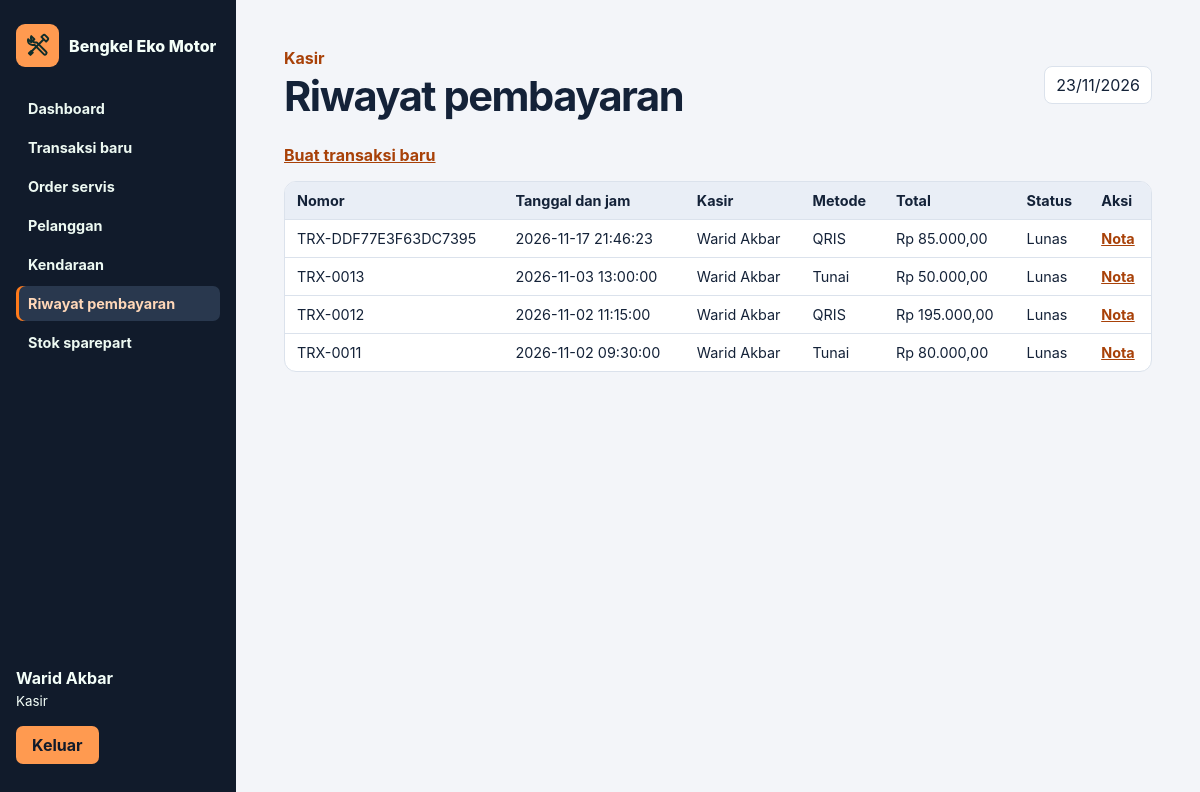
Page /?page=penjualan (signed in) on the earlier database version.
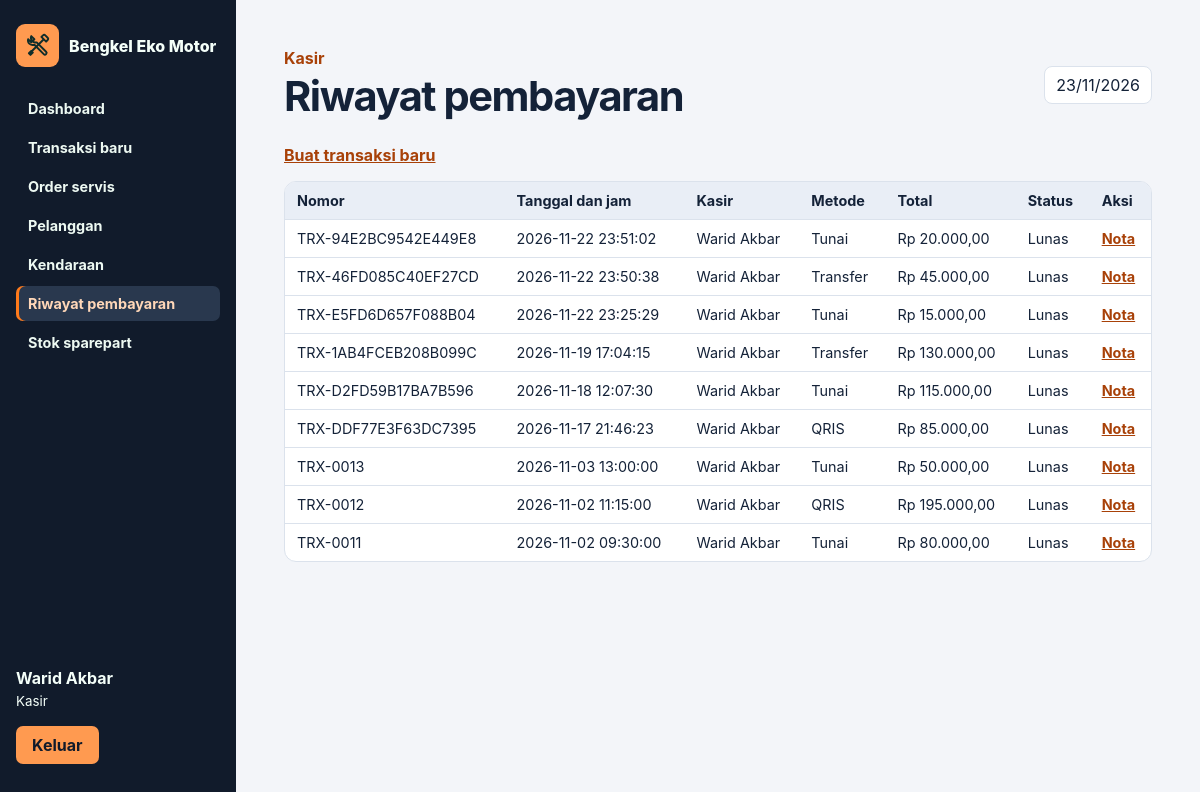
Same page on the later database version.
### tables this page shows
CREATE TABLE `pengguna` (
  `id_pengguna` int(11) NOT NULL,
  `nama_lengkap` varchar(100) NOT NULL,
  `username` varchar(50) NOT NULL,
  `password_hash` varchar(255) NOT NULL,
  `peran` enum('Pemilik','Kasir','Mekanik') NOT NULL,
  `status_aktif` enum('Aktif','Nonaktif') DEFAULT 'Aktif'
);

CREATE TABLE `penjualan` (
  `no_transaksi` varchar(20) NOT NULL,
  `tanggal_transaksi` datetime NOT NULL,
  `id_pengguna` int(11) NOT NULL,
  `total_bayar` decimal(12,2) NOT NULL CHECK (`total_bayar` > 0),
  `metode_bayar` enum('Tunai','Transfer','QRIS') NOT NULL,
  `servis_id` int(11) DEFAULT NULL,
  `pelanggan_id` int(11) DEFAULT NULL,
  `kendaraan_id` int(11) DEFAULT NULL,
  `token` char(32) DEFAULT NULL,
  `status` enum('Lunas','Batal') NOT NULL DEFAULT 'Lunas',
  `diterima` decimal(12,2) DEFAULT NULL,
  `alasan_batal` varchar(500) DEFAULT NULL,
  `batal_pada` datetime DEFAULT NULL,
  `batal_oleh` int(11) DEFAULT NULL
);

### routes/web.php (called while the page is built, shortened)
<?php
function route(array|false $user): void
{
    $page = $_GET['page'] ?? 'dashboard';
    $staff = ['Pemilik','Kasir'];
    $owner = ['Pemilik'];
    $all = ['Pemilik','Kasir','Mekanik'];
    $routes = [
        'dashboard'=>['Dashboard',$all,[]],
        'pelanggan'=>['Pelanggan',$staff,['save'=>$staff]],
        'kendaraan'=>['Kendaraan',$staff,['save'=>$staff]],
        'sparepart'=>['Sparepart',$all,['save'=>$owner,'adjust'=>$owner]],
        'jasa'=>['Katalog jasa',$owner,['save'=>$owner]],
        'pemasok'=>['Pemasok',$owner,['save'=>$owner]],
        'pengguna'=>['Pengguna',$owner,['save'=>$owner]],
        'servis'=>['Order servis',$all,['create'=>$staff]],
        'pekerjaan'=>['Detail pekerjaan',$all,['start'=>['Pemilik','Mekanik'],'progress'=>['Pemilik','Mekanik'],'assign'=>$owner]],
        'checkout'=>['Pembayaran baru',$staff,['pay'=>$staff]],
        'penjualan'=>['Riwayat pembayaran',$staff,[]],
        'nota'=>['Nota penjualan',$staff,['cancel'=>$owner]],
        'pembelian'=>['Pembelian dan utang',$owner,['purchase'=>$owner]],
        'detail-beli'=>['Rincian pembelian',$owner,['settle'=>$owner]],
        'laporan'=>['Laporan',$owner,[]],
    ];
    [$title,$roles,$actions] = $routes[$page];
    $id = (int) filter_var($_GET['id'] ?? 0,FILTER_VALIDATE_INT);
    $reference = is_string($_GET['ref'] ?? null) ? $_GET['ref'] : '';
    match ($page) {
        'dashboard'=>showDashboard($user),
        'servis'=>showServices($user),
        'pekerjaan'=>showService(serviceRecord($id,$user),$user),
        'checkout'=>showCheckout(checkoutOrder($user)),
        'penjualan'=>showSales($user),
        'nota'=>showReceipt($reference,$user),
        'pembelian'=>showPurchases(),
        'detail-beli'=>showPurchase($reference),
        'laporan'=>showReports(),
        default=>showMaster($page,$page !== 'sparepart' || $user['peran'] === 'Pemilik'),
    };
    layout($title,$user,$page,(string) ob_get_clean());
}

### public/index.php (called while the page is built, shortened)
<?php
$user = false;
try {
    $user = currentUser();
    route($user);
} catch (Throwable $error) {
    while (ob_get_level() > 0) {
        ob_end_clean();
    }
    if ($error instanceof AccessDenied) {
        http_response_code(403);
        $message = $error->getMessage();
    } elseif ($error instanceof DomainException) {
        http_response_code(422);
        $message = $error->getMessage();
    } elseif ($error instanceof PDOException && $error->getCode() === '23000') {
        http_response_code(409);
        $message = 'Data sudah ada atau rujukan tidak tersedia. Periksa isian dan coba lagi.';
    } else {
        http_response_code(500);
        error_log('Bengkel Eko Motor: ' . get_class($error) . ' (' . $error->getCode() . ')');
        $message = 'Sistem tidak dapat memproses permintaan. Periksa konfigurasi dan koneksi database sesuai README.';
    }
    if (str_contains($_SERVER['HTTP_ACCEPT'] ?? '', 'application/json')) {
        header('Content-Type: application/json; charset=utf-8');
        echo json_encode(['message' => $message], JSON_UNESCAPED_UNICODE);
        exit;
    }
    if ($user) {
        layout('Permintaan tidak berhasil',$user,'','<p role="alert" class="error">' . h($message) . '</p><p>' . linkTo('Kembali ke dashboard','dashboard') . '</p>');
    } else {
        loginPage($message);
    }
}

### app/Models/database.php (called while the page is built, shortened)
<?php
function db(): PDO
{
    static $pdo;
    if (!$pdo) {
        $path = dirname(__DIR__, 2) . '/config/database.local.php';
        $config = require $path;
        $pdo = new PDO($config['dsn'], $config['username'], $config['password'], [
            PDO::ATTR_ERRMODE => PDO::ERRMODE_EXCEPTION,
            PDO::ATTR_EMULATE_PREPARES => false,
            PDO::ATTR_DEFAULT_FETCH_MODE => PDO::FETCH_ASSOC,
        ]);
        $pdo->exec("SET time_zone = '+07:00'");
    }
    return $pdo;
}
function query(string $sql, array $params = []): PDOStatement
{
    $statement = db()->prepare($sql);
    $statement->execute($params);
    return $statement;
}
function rows(string $sql, array $params = []): array
{
    return query($sql, $params)->fetchAll();
}
function row(string $sql, array $params = []): array|false
{
    return query($sql, $params)->fetch();
}

### app/Middleware/security.php (called while the page is built, shortened)
<?php
function currentUser(): array|false
{
    $user = row("SELECT id_pengguna,nama_lengkap,peran FROM pengguna WHERE id_pengguna=? AND status_aktif='Aktif'", [$_SESSION['user']]);
    return $user;
}

### app/Views/helpers.php (the view, shortened to what this page needs)
<?php
function h(mixed $value): string
{
    return htmlspecialchars((string) $value, ENT_QUOTES | ENT_SUBSTITUTE, 'UTF-8');
}
function url(string $page, array $params = []): string
{
    return '?' . http_build_query(['page' => $page] + $params);
}
function rupiah(mixed $value): string
{
    return $value === null ? '—' : 'Rp ' . number_format((float) $value, 2, ',', '.');
}
function linkTo(string $label, string $page, array $params = []): string
{
    return '<a href="' . h(url($page, $params)) . '">' . h($label) . '</a>';
}
function button(string $label): void
{
    echo '<button type="submit">' . h($label) . '</button></form>';
}
function table(array $headers, array $data, ?callable $action = null, array $formatters = []): void
{
    echo '<div class="scroll"><table><thead><tr>';
    foreach ($headers as $header) {
        echo '<th>' . h($header) . '</th>';
    }
    echo '</tr></thead><tbody>';
    foreach ($data as $record) {
        echo '<tr>';
        foreach ($record as $key => $value) {
            $cell = isset($formatters[$key]) ? $formatters[$key]($value, $record) : h($value ?? '—');
            echo '<td>' . $cell . '</td>';
        }
        if ($action) {
            echo '<td>' . $action($record) . '</td>';
        }
        echo '</tr>';
    }
    echo '</tbody></table></div>';
}

### app/Controllers/finance.php (shortened to what this page needs)
<?php
function showSales(array $user): void
{
    $own = $user['peran'] === 'Kasir';
    $where = $own ? 'WHERE s.id_pengguna=?' : '';
    echo '<p>' . linkTo('Buat transaksi baru','checkout') . '</p>';
    $data = rows("SELECT s.no_transaksi,s.tanggal_transaksi,u.nama_lengkap,s.metode_bayar,s.total_bayar,s.status
        FROM penjualan s JOIN pengguna u ON u.id_pengguna=s.id_pengguna $where ORDER BY s.tanggal_transaksi DESC",
        $own ? [$user['id_pengguna']] : []);
    foreach ($data as &$sale) {
        $sale['total_bayar'] = rupiah($sale['total_bayar']);
    }
    table(['Nomor','Tanggal dan jam','Kasir','Metode','Total','Status','Aksi'],$data,
        fn($sale)=>linkTo('Nota','nota',['ref'=>$sale['no_transaksi']]));
}

### app/Views/layout.php (shortened to what this page needs)
<?php
function workshopBrand(): string
{
    return '<div class="brand"><span><img src="assets/icons/workshop.svg" width="25" height="25" alt=""></span> Bengkel Eko Motor</div>';
}
function documentStart(string $title): void
{
    $assetRoot = dirname(__DIR__, 2) . '/public/assets/';
    $cssVersion = filemtime($assetRoot . 'css/app.css');
    $jsVersion = filemtime($assetRoot . 'js/app.js');
    echo '<!doctype html><html lang="id"><head><meta charset="utf-8"><meta name="viewport" content="width=device-width, initial-scale=1">'
        . '<title>' . h($title) . ' • Bengkel Eko Motor</title>'
        . '<link rel="icon" type="image/svg+xml" href="assets/icons/workshop.svg?v=1">'
        . '<link rel="stylesheet" href="assets/css/app.css?v=' . h($cssVersion) . '"><script src="assets/js/app.js?v=' . h($jsVersion) . '" defer></script></head><body>';
}
function layout(string $title, array $user, string $page, string $content): void
{
    [$role,$menus] = match ($user['peran']) {
        'Pemilik'=>['Owner',['dashboard'=>'Dashboard','pelanggan'=>'Pelanggan','kendaraan'=>'Kendaraan','servis'=>'Order servis','jasa'=>'Katalog jasa',
            'checkout'=>'Transaksi baru','penjualan'=>'Riwayat pembayaran','sparepart'=>'Stok sparepart','pemasok'=>'Pemasok','pembelian'=>'Pembelian & utang','laporan'=>'Laporan','pengguna'=>'Pengguna']],
        'Kasir'=>['Kasir',['dashboard'=>'Dashboard','checkout'=>'Transaksi baru','servis'=>'Order servis','pelanggan'=>'Pelanggan','kendaraan'=>'Kendaraan',
            'penjualan'=>'Riwayat pembayaran','sparepart'=>'Stok sparepart']],
        default=>['Mekanik',['dashboard'=>'Dashboard','servis'=>'Pekerjaan saya','sparepart'=>'Ketersediaan sparepart']],
    };
    $pageMenu = ['pekerjaan'=>'servis','nota'=>'penjualan','detail-beli'=>'pembelian'][$page] ?? $page;
    documentStart($title);
    echo '<div class="app"><aside>' . workshopBrand() . '<nav aria-label="Menu utama">';
    foreach ($menus as $key=>$label) {
        echo '<a href="' . h(url($key)) . '"' . ($pageMenu === $key ? ' aria-current="page"' : '') . '>' . h($label) . '</a>';
    }
    echo '</nav><div class="account"><strong>' . h($user['nama_lengkap']) . '</strong><small>' . h($role) . '</small><form method="post" action="' . h(url('logout')) . '">';
    button('Keluar');
    echo '</div></aside><main class="workspace"><header><div><p class="role">' . h($role) . '</p><h1>' . h($title) . '</h1></div>'
        . '<span class="date">' . h(date('d/m/Y')) . '</span></header>';
    echo $content . '</main></div></body></html>';
}

### public/assets/css/app.css (style rules this page uses)
:root { color-scheme: light; font-family: Inter, system-ui, sans-serif; color: #142238; background: #f3f5f9; --ink: #111b2b; --link: #a84108; --line: #dbe2ec; }
* { box-sizing: border-box; }
body { margin: 0; }
a { color: var(--link); font-weight: 650; }
.app { display: grid; grid-template-columns: 236px minmax(0,1fr); min-height: 100vh; }
aside { background: var(--ink); color: #f4fff9; padding: 24px 16px; display: flex; flex-direction: column; gap: 24px; }
.brand { display: flex; gap: 10px; align-items: center; font-weight: 800; }
.brand span { background: #ff9a50; color: var(--ink); padding: 9px; border-radius: 9px; }
nav { display: grid; gap: 4px; }
nav a { color: #edf9f2; text-decoration: none; padding: 9px 12px; border-radius: 7px; font-size: .9rem; }
nav a:hover, nav a[aria-current] { background: #29384e; }
.account { margin-top: auto; display: grid; gap: 5px; }
.account button { background: #ff9a50; color: var(--ink); }
.workspace { padding: clamp(16px,4vw,48px); min-width: 0; }
header { display: flex; justify-content: space-between; align-items: center; gap: 12px; margin-bottom: 24px; }
h1 { margin: 3px 0 0; letter-spacing: -.035em; font-size: clamp(1.65rem,4vw,2.6rem); }
.role { margin: 0; color: var(--link); font-weight: 750; }
.date { padding: 8px 11px; background: #fff; border: 1px solid var(--line); border-radius: 8px; }
.card, .panel, .scroll { background: #fff; border: 1px solid var(--line); border-radius: 12px; }
.panel, .scroll { margin: 13px 0; }
.scroll { overflow: auto; }
table { width: 100%; border-collapse: collapse; font-size: .9rem; }
td, th { text-align: left; padding: 10px 12px; border-bottom: 1px solid var(--line); }
thead { background: #e9eef6; }
tr:last-child td { border-bottom: 0; }
form { margin: 12px 0; }
input, select, textarea, button { font: inherit; }
button { background: #ac4308; color: white; cursor: pointer; border: 0; border-radius: 7px; padding: 9px 16px; font-weight: 700; }
.brand span { display: grid; place-items: center; line-height: 1; }
nav a[aria-current] { box-shadow: inset 3px 0 #ff7a1a; color: #ffd7b8; }
.workspace header .role { color: #a84108; }
.brand span { flex: none; }

Differences in the rows shown:
added penjualan: no_transaksi "TRX-94E2BC9542E449E8", tanggal_transaksi "2026-11-22 23:51:02", id_pengguna.nama_lengkap "Warid Akbar", metode_bayar "Tunai", cell "Rp 20.000,00", status "Lunas"
added penjualan: no_transaksi "TRX-46FD085C40EF27CD", tanggal_transaksi "2026-11-22 23:50:38", id_pengguna.nama_lengkap "Warid Akbar", metode_bayar "Transfer", cell "Rp 45.000,00", status "Lunas"
added penjualan: no_transaksi "TRX-E5FD6D657F088B04", tanggal_transaksi "2026-11-22 23:25:29", id_pengguna.nama_lengkap "Warid Akbar", metode_bayar "Tunai", cell "Rp 15.000,00", status "Lunas"
added penjualan: no_transaksi "TRX-1AB4FCEB208B099C", tanggal_transaksi "2026-11-19 17:04:15", id_pengguna.nama_lengkap "Warid Akbar", metode_bayar "Transfer", cell "Rp 130.000,00", status "Lunas"
added penjualan: no_transaksi "TRX-D2FD59B17BA7B596", tanggal_transaksi "2026-11-18 12:07:30", id_pengguna.nama_lengkap "Warid Akbar", metode_bayar "Tunai", cell "Rp 115.000,00", status "Lunas"
